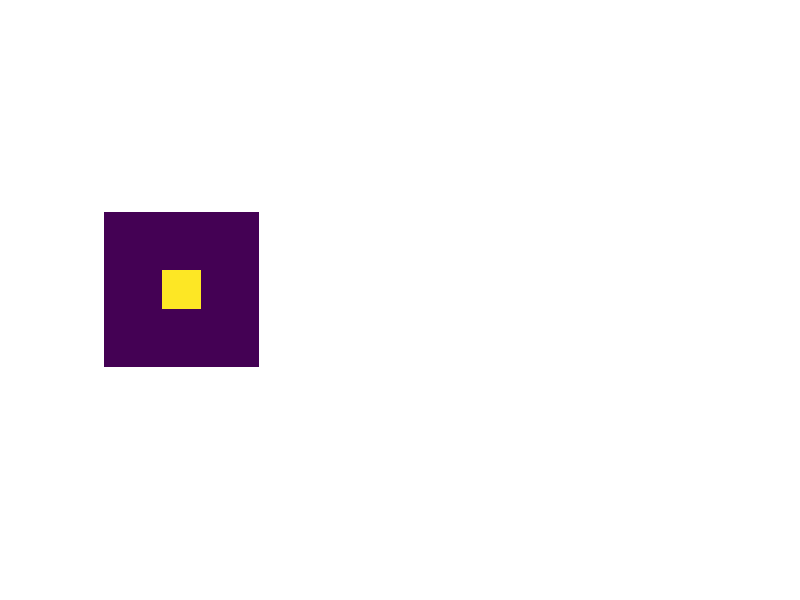

The MATLAB script that drew this image: (Note: this script raises an error after producing the figure.)
% Test the function fastrotate. 
%
% Same as test1, but with a function that is NOT smooth.
% This demosntrates the artifacts for images with sharp edges.
%
% Yoel Shkolnisky, January 2011.

N=128;
c=N/2;
im=zeros(N);
%im(c-N/4+1:c+N/4,c-N/4+1:c+N/4)=1;
im(c-N/8+1:c+N/8,c-N/8+1:c+N/8)=1;

subplot(1,3,1);
imagesc(im);
axis image;
axis off;

rim=im;
for k=1:360;
    rim=fastrotate(rim,1);
    subplot(1,3,2);
    imagesc(rim);
    axis image;
    axis off;
    pause(0.01);
end

subplot(1,3,3);
imagesc(rim-im);
axis image;
axis off;
colorbar;
fprintf('err=%e\n',norm(rim(:)-im(:))/norm(im(:))); 
